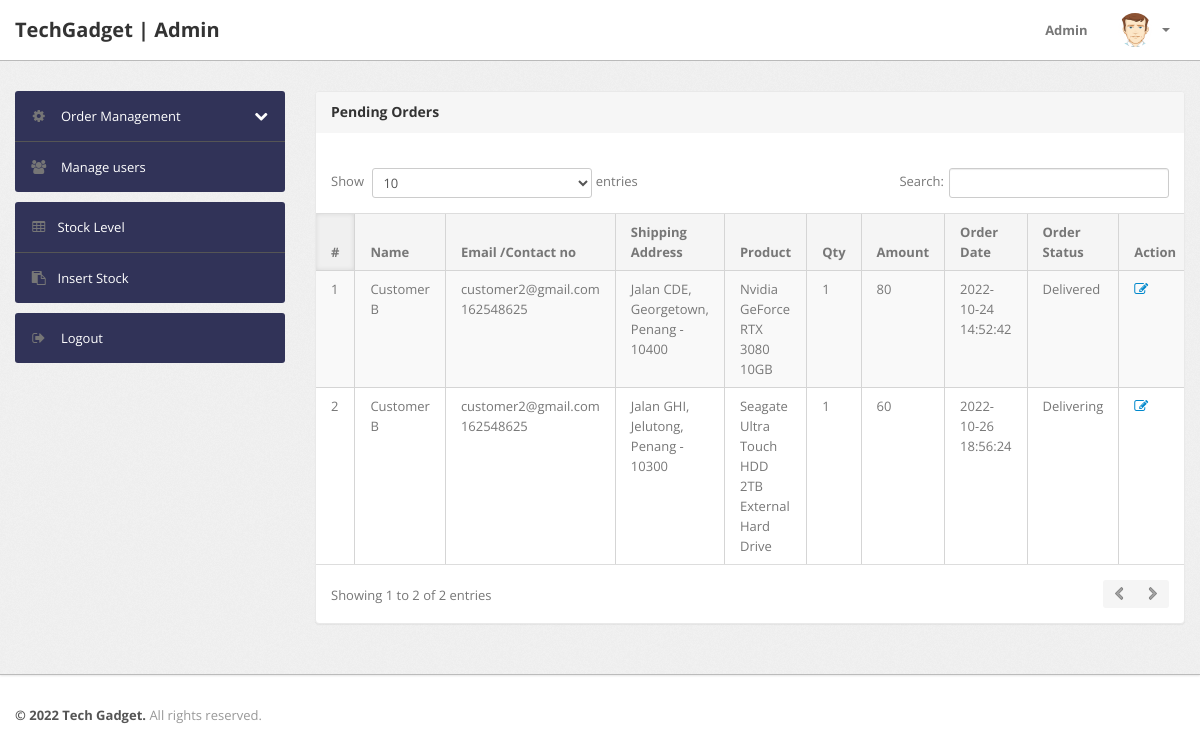
Screenshot of /admin/delivered-orders.php (signed in) with the database file from the repository.
### tables this page shows
CREATE TABLE `invoice` (
  `TransactionNo` int(9) NOT NULL,
  `CustomerID` int(5) NOT NULL,
  `BarcodeNo` int(5) NOT NULL,
  `ShipmentID` int(5) DEFAULT NULL,
  `OrderStatus` varchar(25) NOT NULL,
  `OrderDateTime` datetime NOT NULL,
  `ProductQty` int(10) NOT NULL,
  `ProductPrice` decimal(7,2) NOT NULL,
  `FreeDelivery` tinyint(1) NOT NULL DEFAULT 0,
  `Discount` decimal(7,2) NOT NULL,
  `TotalPrice` decimal(10,2) NOT NULL,
  `PaymentDateTime` datetime NOT NULL,
  `PaymentMethod` varchar(50) NOT NULL,
  `PaymentAmount` decimal(10,2) NOT NULL,
  `ShippingFee` decimal(7,2) NOT NULL,
  `LoyaltyPointAdded` int(10) NOT NULL
);

CREATE TABLE `customer` (
  `CustomerID` int(5) NOT NULL,
  `username` varchar(255) NOT NULL,
  `FirstName` varchar(50) NOT NULL,
  `LastName` varchar(50) NOT NULL,
  `Phone` int(15) NOT NULL,
  `BirthDate` date NOT NULL,
  `Email` varchar(50) NOT NULL,
  `Password` varchar(255) NOT NULL,
  `LoyaltyPoint` int(10) NOT NULL
);

CREATE TABLE `shipment` (
  `ShippingID` int(5) NOT NULL,
  `TransactionNo` int(5) NOT NULL,
  `PackingDateTime` datetime DEFAULT NULL,
  `ShippingDateTime` datetime DEFAULT NULL,
  `toStreet` varchar(50) NOT NULL,
  `toCity` varchar(20) NOT NULL,
  `toState` varchar(20) NOT NULL,
  `toZipCode` int(6) NOT NULL
);

CREATE TABLE `product` (
  `BarcodeNo` int(10) NOT NULL,
  `ProductName` varchar(50) NOT NULL,
  `Category` varchar(50) NOT NULL,
  `Quantity` int(11) NOT NULL,
  `Details` longtext DEFAULT NULL,
  `Brand` varchar(50) NOT NULL,
  `ManufacturingDate` date NOT NULL,
  `ImageURL` longtext NOT NULL,
  `TradePrice` decimal(7,2) NOT NULL,
  `RetailPrice` decimal(7,2) NOT NULL,
  `Warranty` varchar(10) NOT NULL
);

### admin/delivered-orders.php (the view, shortened to what this page needs)
<?php
if(strlen($_SESSION['alogin'])==0)
	{
header('location:index.php');
}
else{
?>
<!DOCTYPE html>
<html lang="en">
<head>
	<link type="text/css" href="bootstrap/css/bootstrap.min.css" rel="stylesheet">
	<link type="text/css" href="bootstrap/css/bootstrap-responsive.min.css" rel="stylesheet">
	<link type="text/css" href="css/theme.css" rel="stylesheet">
	<link type="text/css" href="images/icons/css/font-awesome.css" rel="stylesheet">
</head>
<body>
<?php include('include/header.php');?>
	<div class="wrapper">
		<div class="container">
			<div class="row">
<?php include('include/sidebar.php');?>
			<div class="span9">
					<div class="content">
	<div class="module">
							<div class="module-head">
								<h3>Pending Orders</h3>
							</div>
							<div class="module-body table">
									<br />
								<table cellpadding="0" cellspacing="0" border="0" class="datatable-1 table table-bordered table-striped	 display table-responsive" >
									<thead>
										<tr>
											<th>#</th>
											<th> Name</th>
											<th width="50">Email /Contact no</th>
											<th>Shipping Address</th>
											<th>Product </th>
											<th>Qty </th>
											<th>Amount </th>
											<th>Order Date</th>
											<th>Order Status</th>
											<th>Action</th>
										</tr>
									</thead>
<tbody>
<?php
$query=mysqli_query($con,"SELECT
`customer`.`FirstName` as `FName`,
`customer`.`LastName` as `LName`,
`customer`.`Email` as `Email`,
`customer`.`Phone` as `Phone`,
`shipment`.`toStreet` as `toStreet`,
`shipment`.`toCity` as `toCity`,
`shipment`.`toState` as `toState`,
`shipment`.`toZipCode` as `toZipCode`,
`product`.`ProductName` as `ProductName`,
`invoice`.`ShippingFee` as `ShippingFee`,
`invoice`.`ProductQty` as `ProductQty`,
`invoice`.`OrderDateTime` as `OrderDateTime`,
`invoice`.`OrderStatus` as `OrderStatus`,
`product`.`RetailPrice` as `ProductPrice`,
`invoice`.`TransactionNo` as `TransactionNo`
from `invoice` join `customer` on  `invoice`.`CustomerID`=`customer`.`CustomerID`
join `product` on `product`.`BarcodeNo`=`invoice`.`BarcodeNo`
join `shipment` on `shipment`.`TransactionNo`=`invoice`.`TransactionNo`
where `invoice`.`OrderStatus`='Delivering' OR `invoice`.`OrderStatus`='Delivered'");
$cnt=1;
while($row=mysqli_fetch_array($query))
{
?>
										<tr>
											<td><?php echo htmlentities($cnt);?></td>
											<td><?php echo htmlentities($row['FName']." ".$row['LName']);?></td>
											<td><?php echo htmlentities($row['Email']);?><br><?php echo htmlentities($row['Phone']);?></td>
											<td><?php echo htmlentities($row['toStreet'].", ".$row['toCity'].", ".$row['toState']." - ".$row['toZipCode']);?></td>
											<td><?php echo htmlentities($row['ProductName']);?></td>
											<td><?php echo htmlentities($row['ProductQty']);?></td>
											<td><?php echo htmlentities($row['ProductQty']*$row['ProductPrice']+$row['ShippingFee']);?></td>
											<td><?php echo htmlentities($row['OrderDateTime']);?></td>
											<td><?php echo htmlentities($row['OrderStatus']);?></td>
											<td>    <a href="updateorder.php?oid=<?php echo htmlentities($row['TransactionNo']);?>" title="Update order" target="_blank"><i class="icon-edit"></i></a>
											</td>
											</tr>
										<?php $cnt=$cnt+1; } ?>
										</tbody>
								</table>
							</div>
						</div>
					</div>
				</div>
			</div>
		</div>
	</div>
<?php include('include/footer.php');?>
</body>
<?php } ?>

### rows the page displays
invoice: CustomerID.LastName "Customer B", CustomerID.Email "customer2@gmail.com", CustomerID.Phone "162548625", ShipmentID.toZipCode "Jalan CDE, Georgetown, Penang - 10400", BarcodeNo.ProductName "Nvidia GeForce RTX 3080 10GB", ProductQty "1", $row['ProductQty']*$row['ProductPrice']+$row['ShippingFee'] "80", OrderDateTime "2022-10-24 14:52:42", OrderStatus "Delivered"
invoice: CustomerID.LastName "Customer B", CustomerID.Email "customer2@gmail.com", CustomerID.Phone "162548625", ShipmentID.toZipCode "Jalan GHI, Jelutong, Penang - 10300", BarcodeNo.ProductName "Seagate Ultra Touch HDD 2TB External Hard Drive", ProductQty "1", $row['ProductQty']*$row['ProductPrice']+$row['ShippingFee'] "60", OrderDateTime "2022-10-26 18:56:24", OrderStatus "Delivering"
